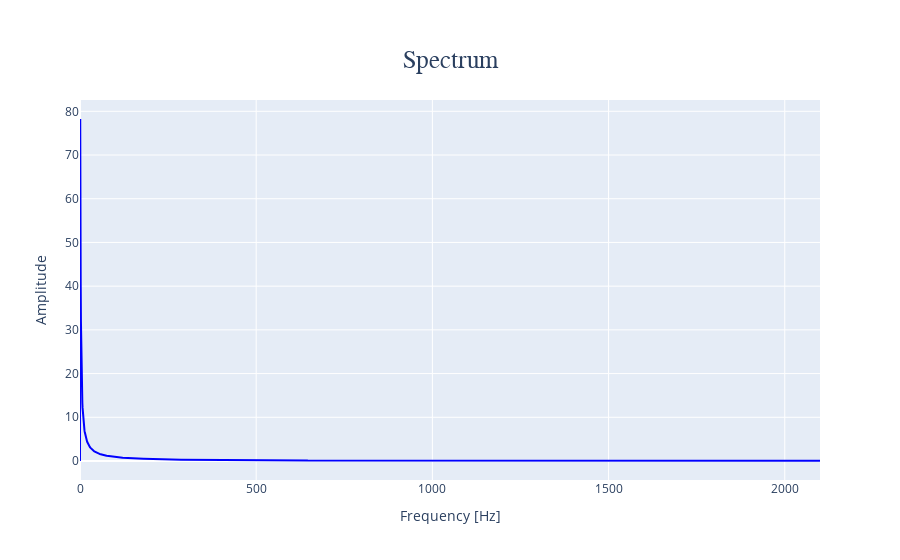

The notebook cell saved with this chart:
### Code cell
fourier2=ft.Fourier(filtered_data,dt)
fig2=fourier2.plot_spectrum(interactive=True,max_freq=2100)

### Figure 1 — Plotly figure (JSON) as saved in the notebook; plotly's stock layout.template omitted (floating-point values rounded to 4 significant figures; data arrays with more than 128 entries replaced by an {"elided": "..."} marker saying what was removed)
{"data": [{"line": {"color": "blue", "width": 2}, "mode": "lines", "name": "Spectrum", "type": "scatter", "x": {"elided": "3151 float values"}, "y": {"elided": "3151 float values"}}], "layout": {"title": {"font": {"family": "Arial, bold", "size": 25}, "text": "Spectrum", "x": 0.5, "xanchor": "center", "yanchor": "top"}, "xaxis": {"title": {"text": "Frequency [Hz]"}}, "yaxis": {"title": {"text": "Amplitude"}}}}
